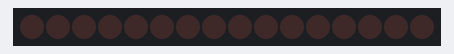
A sketch run on a simulated Arduino Uno, built with avr-gcc and run on an emulated ATmega328P. Shown: 16 shift-register outputs drawn as a row of LEDs (first output left, lit = HIGH). Wiring (inferred from the names in the program): 2 × shift register (74HC595): data pin 8; shift clock pin 10; latch pin 9. Wiring (inferred from the signals the program sends): row of LEDs: on Q0, Q1, Q2, Q3, Q4, Q5, Q6, Q7, Q8, Q9, Q10, Q11, Q12, Q13, Q14, Q15.

Above: at 0.2 s.
At 1.2 s:
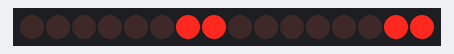
At 1.7 s:
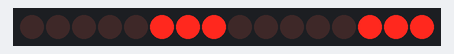
At 2.7 s:
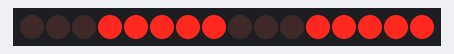
At 3.7 s:
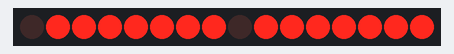
At 5.2 s:
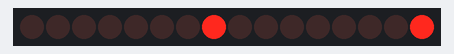
Timing chart, 0 to 5.9 s (numbered marks = the images above):
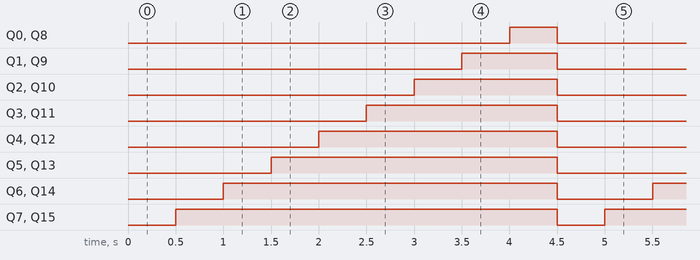

The sketch:

sketch_nov30a.ino
```cpp
#define latchPin  9
#define clockPin  10
#define dataPin  8

byte leds[2];


void setup()
{


  pinMode(latchPin, OUTPUT);
  pinMode(dataPin, OUTPUT);
  pinMode(clockPin, OUTPUT);
}

void loop()
{
  leds[0] = 0;
  leds[1]=0;

  updateShiftRegister();
  delay(500);
  for (int i = 0; i < 8; i++)

  {
    bitSet(leds[0], i);
    bitSet(leds[1], i);

    updateShiftRegister();
    delay(500);
  }
}

void updateShiftRegister()
{
   digitalWrite(latchPin, LOW);
   shiftOut(dataPin, clockPin, LSBFIRST, leds[0]);
   shiftOut(dataPin, clockPin, LSBFIRST, leds[1]);
   digitalWrite(latchPin, HIGH);
}
```

Measured:
- by itself, Q0, Q8: alternates HIGH for 0.50 s and LOW for 4.0 s
- by itself, Q1, Q9: alternates HIGH for 1.0 s and LOW for 3.5 s
- by itself, Q2, Q10: alternates HIGH for 1.5 s and LOW for 3.0 s
- by itself, Q3, Q11: alternates HIGH for 2.0 s and LOW for 2.5 s
- by itself, Q4, Q12: alternates HIGH for 2.5 s and LOW for 2.0 s
- by itself, Q5, Q13: alternates HIGH for 3.0 s and LOW for 1.5 s
- by itself, Q6, Q14: alternates HIGH for 3.5 s and LOW for 1.0 s
- by itself, Q7, Q15: alternates HIGH for 4.0 s and LOW for 0.50 s
